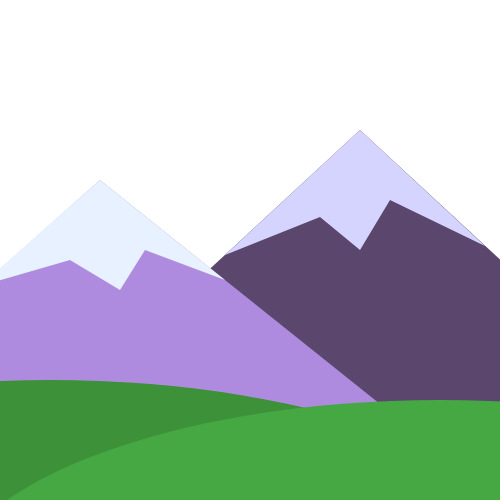
Frame 1 (no input)
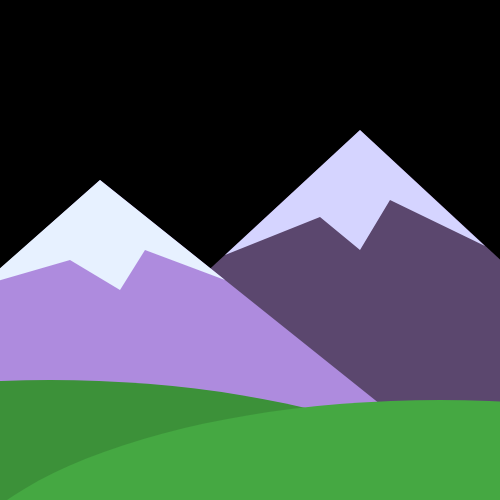
Frame 60 (no input)
Frame 120 (the mouse pressed at the canvas centre since frame 60): identical to frame 60, image omitted

The p5.js sketch that drew these frames (run headless with seeded random() and noise() and a simulated clock; from frame 60 on, the mouse is pressed at the canvas centre):

// p5.js sketch
// ── sketch.js
var a;
var b;
var c;

var s = 500;
var m = 1000;
var speed = 1;

function setup() {
  createCanvas(500, 500);

}

function draw() {
  //background(60,128,230);
  background(0,0, a);
  
  if ((s > 0) && (s < 500)) {
  
    a = c
  }
  
  if ((s > -555) && (s < 0)) {
  
    a = b
  }
  
//SUN
  fill (255, 240,102);
  ellipse (210, s, 100, 100);
  
  s = s - speed
  
  if (s <= -555){
   s = 500;
  } 
  
  c = (-1.8*(s-300));
  
//MOON
  fill (240);
  ellipse (210, m, 100, 100);
  
  m = m - speed
  
  if (m <= -555){
   m = 500;
  } 
  
  b = -300+m*1.8;
  
//MOUNTAINS
//Further Mountain
  fill(91, 71, 110);
  strokeWeight(0);
  triangle(360, 130, 760, 500, -40, 500);
  
  fill(213, 212, 255);
  strokeWeight(0);
	beginShape();
		vertex(360, 130);
		vertex(485, 246);
		vertex(390, 200);
		vertex(360, 250);
  	vertex(320, 217);
  	vertex(225, 255);
	endShape(CLOSE);
//Closer One
  fill(174, 139, 222);
  strokeWeight(0);
  triangle(100, 180, 500, 500, -260, 500);
  
  fill(231, 241, 255);
  strokeWeight(0);
	beginShape();
		vertex(100, 180);
		vertex(225, 280);
		vertex(145, 250);
		vertex(120, 290);
  	vertex(70, 260);
  	vertex(-20, 286);
	endShape(CLOSE);
//HILLS
  fill(60, 145, 57);
	ellipse(50, 580, 1000, 400);
  
  fill(69, 168, 66);
  ellipse(440, 600, 1000, 400);

}
